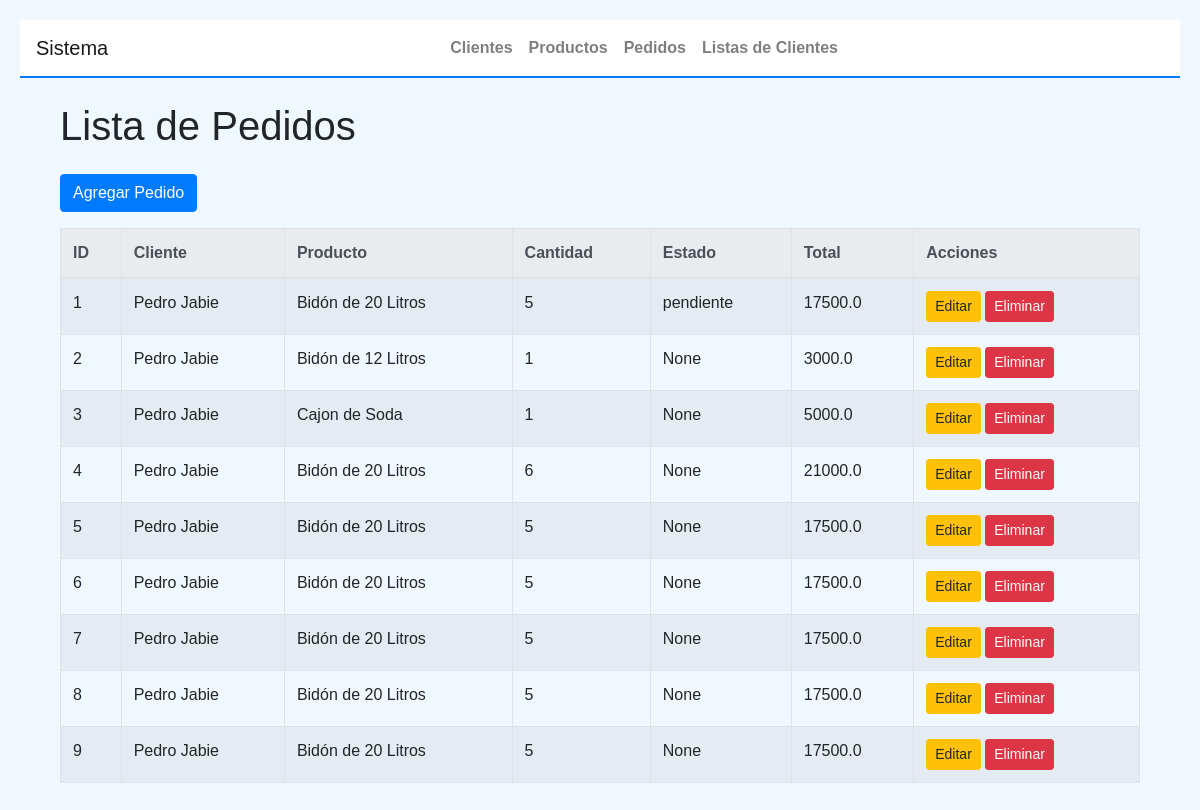
Page /pedidos on the earlier database version.
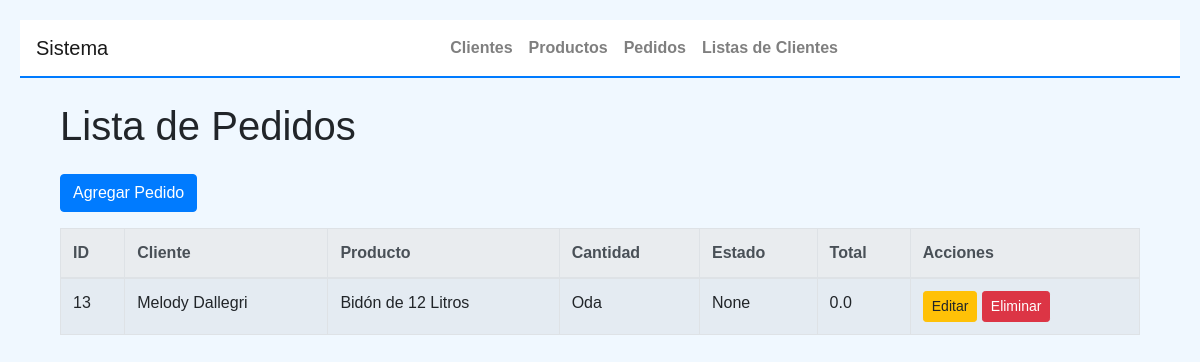
Same page on the later database version.
### tables this page shows
CREATE TABLE pedidos (
    id INTEGER PRIMARY KEY AUTOINCREMENT,
    cliente_id INTEGER NOT NULL,
    producto_id INTEGER NOT NULL,
    cantidad INTEGER NOT NULL,
    estado TEXT,
    FOREIGN KEY (cliente_id) REFERENCES clientes(id)
    FOREIGN KEY (producto_id) REFERENCES productos(id)
);

CREATE TABLE clientes (
    id INTEGER PRIMARY KEY AUTOINCREMENT,
    nombre_completo TEXT NOT NULL,
    celular TEXT NOT NULL,
    direccion TEXT NOT NULL,
    estado_conversacion TEXT,
    producto_seleccionado TEXT
);

CREATE TABLE productos (
    id INTEGER PRIMARY KEY AUTOINCREMENT,
    nombre TEXT NOT NULL,
    descripcion TEXT NOT NULL,
    precio REAL NOT NULL
);

### app2.py (the view)
@app.route('/pedidos')
@handle_db_error
def pedidos():
    form = EmptyForm()
    pedidos = Pedido.get_vista()
    return render_template('pedidos.html', pedidos=pedidos, form=form), 200

### app2.py (called while the page is built)
@app.teardown_appcontext
def close_db_connection(exception):
    db = g.pop('db', None)
    if db is not None:
        db.close()

def handle_db_error(func):
    @functools.wraps(func)
    def wrapper(*args, **kwargs):
        try:
            return func(*args, **kwargs)
        except sqlite3.Error as e:
            print(f"Database error: {e}")
            return abort(500, description="Internal Server Error")
    return wrapper

### objetos2.py (called while the page is built)
    @staticmethod
    def get_db_connection():
        try:
            conn = sqlite3.connect(DATABASE)
            conn.row_factory = sqlite3.Row
            return conn
        except sqlite3.Error as e:
            print(f"Error connecting to the database: {e}")
            raise

    @staticmethod
    def close_connection(conn):
        if conn:
            try:
                conn.close()
            except sqlite3.Error as e:
                print(f"Error closing the database connection: {e}")

    @staticmethod
    def get_vista():
        conn = Pedido.get_db_connection()
        try:
            pedidos = conn.execute("""
                SELECT c.nombre_completo as nombre , pro.nombre as producto, p.cantidad as cantidad, p.estado as estado, p.id as id, pro.precio * p.cantidad as total
                FROM pedidos AS p
                JOIN clientes AS c ON p.cliente_id = c.id
                JOIN productos AS pro ON p.producto_id = pro.id
            """).fetchall()
            return pedidos
        except sqlite3.Error as e:
            print(f"Error retrieving pedido vista: {e}")
        finally:
            Pedido.close_connection(conn)
        return []

### templates/pedidos.html (shortened to what this page needs)
{% extends "base.html" %}
{% block content %}
<div class="container mt-4">
    <h1 class="mb-4">Lista de Pedidos</h1>
    <a href="{{ url_for('nuevo_pedido') }}" class="btn btn-primary mb-3">Agregar Pedido</a>
    <div class="table-responsive">
        <table class="table table-bordered table-striped">
            <thead class="thead-light">
                <tr>
                    <th>ID</th>
                    <th>Cliente</th>
                    <th>Producto</th>
                    <th>Cantidad</th>
                    <th>Estado</th>
                    <th>Total</th>
                    <th>Acciones</th>
                </tr>
            </thead>
            <tbody>
                {% for pedido in pedidos %}
                <tr>
                    <td>{{ pedido.id }}</td>
                    <td>{{ pedido.nombre }}</td>
                    <td>{{ pedido.producto }}</td>
                    <td>{{ pedido.cantidad }}</td>
                    <td>{{ pedido.estado }}</td>
                    <td>{{ pedido.total }}</td>
                    <td>
                        <a href="{{ url_for('editar_pedido', id=pedido.id) }}" class="btn btn-warning btn-sm">Editar</a>
                        <form action="{{ url_for('eliminar_pedido', id=pedido.id) }}" method="POST" style="display:inline;">
                            <button type="submit" class="btn btn-danger btn-sm">Eliminar</button>
                        </form>
                    </td>
                </tr>
                {% endfor %}
            </tbody>
        </table>
    </div>
</div>
{% endblock %}

### templates/base.html (shortened to what this page needs)
<!DOCTYPE html>
<html lang="en">
<head>
    <link href="https://stackpath.bootstrapcdn.com/bootstrap/4.5.2/css/bootstrap.min.css" rel="stylesheet">
</head>
<body>
    <nav class="navbar navbar-expand-lg navbar-light">
        <a class="navbar-brand" href="{{ url_for('index') }}">Sistema</a>
        <div class="collapse navbar-collapse justify-content-center" id="navbarNav">
            <ul class="navbar-nav">
                <li class="nav-item">
                    <a class="nav-link" href="{{ url_for('index') }}">Clientes</a>
                </li>
                <li class="nav-item">
                    <a class="nav-link" href="{{ url_for('productos') }}">Productos</a>
                </li>
                <li class="nav-item">
                    <a class="nav-link" href="{{ url_for('pedidos') }}">Pedidos</a>
                </li>
                <li class="nav-item">
                    <a class="nav-link" href="{{ url_for('view_all_client_lists') }}">Listas de Clientes</a>
                </li>
            </ul>
        </div>
    </nav>
    <div class="container mt-4">
        {% block content %}{% endblock %}
    </div>
</body>
</html>

### templates/base.html (style rules this page uses)
body { font-family: Arial, sans-serif; margin: 20px; background-color: #f0f8ff; }
nav.navbar { background-color: #ffffff; border-bottom: 2px solid #007bff; }
nav a.nav-link { color: #007bff; font-weight: bold; }

Differences in the rows shown:
removed pedidos: id "1", nombre "Pedro Jabie", producto "Bidón de 20 Litros", cantidad "5", estado "pendiente", total "17500.0"
removed pedidos: id "2", nombre "Pedro Jabie", producto "Bidón de 12 Litros", cantidad "1", estado "None", total "3000.0"
removed pedidos: id "3", nombre "Pedro Jabie", producto "Cajon de Soda", cantidad "1", estado "None", total "5000.0"
removed pedidos: id "4", nombre "Pedro Jabie", producto "Bidón de 20 Litros", cantidad "6", estado "None", total "21000.0"
removed pedidos: id "5", nombre "Pedro Jabie", producto "Bidón de 20 Litros", cantidad "5", estado "None", total "17500.0"
removed pedidos: id "6", nombre "Pedro Jabie", producto "Bidón de 20 Litros", cantidad "5", estado "None", total "17500.0"
removed pedidos: id "7", nombre "Pedro Jabie", producto "Bidón de 20 Litros", cantidad "5", estado "None", total "17500.0"
removed pedidos: id "8", nombre "Pedro Jabie", producto "Bidón de 20 Litros", cantidad "5", estado "None", total "17500.0"
removed pedidos: id "9", nombre "Pedro Jabie", producto "Bidón de 20 Litros", cantidad "5", estado "None", total "17500.0"
added pedidos: id "13", nombre "Melody Dallegri", producto "Bidón de 12 Litros", cantidad "Oda", estado "None", total "0.0"
